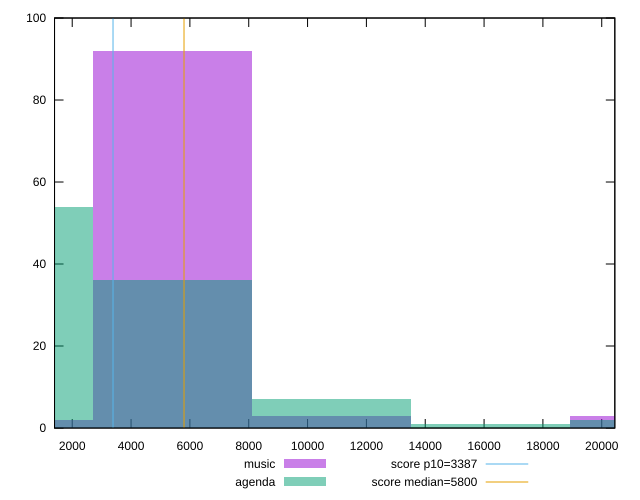

The gnuplot source for this figure:
reset

$music <<EOF
21622.09488142091 3
5405.523720355228 92
10811.047440710456 3
0 2
EOF

$agenda <<EOF
16216.571161065684 1
21622.09488142091 2
0 54
5405.523720355228 36
10811.047440710456 7
EOF

set key outside below
set boxwidth 5405.523720355228
set xrange [1398.5955981654665:20444.818773012274]
set yrange [0:100]
set trange [0:100]
set style fill transparent solid 0.5 noborder

set parametric
set terminal svg size 640, 500 enhanced background rgb 'white'
set output "reports/report_00027_2021-02-24T12-40-31.850Z/speed-index/comparison/histogram/0_vs_1.svg"

plot $music title "music" with boxes, \
     $agenda title "agenda" with boxes, \
     3387,t title "score p10=3387", \
     5800,t title "score median=5800"

reset
